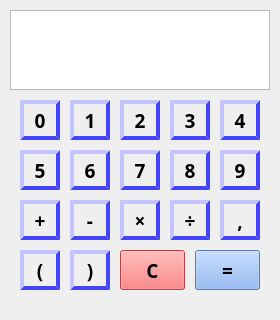
<?xml version="1.0" encoding="UTF-8"?>
<ui version="4.0">
 <class>MainWindow</class>
 <widget class="QMainWindow" name="MainWindow">
  <property name="geometry">
   <rect>
    <x>0</x>
    <y>0</y>
    <width>280</width>
    <height>320</height>
   </rect>
  </property>
  <property name="windowTitle">
   <string>Calculadora</string>
  </property>
  <property name="windowIcon">
   <iconset resource="icono.qrc">
    <normaloff>:/icono/icono.png</normaloff>:/icono/icono.png</iconset>
  </property>
  <widget class="QWidget" name="centralwidget">
   <widget class="QPlainTextEdit" name="textoperation">
    <property name="geometry">
     <rect>
      <x>10</x>
      <y>10</y>
      <width>260</width>
      <height>80</height>
     </rect>
    </property>
    <property name="font">
     <font>
      <pointsize>14</pointsize>
     </font>
    </property>
   </widget>
   <widget class="QPushButton" name="bsum">
    <property name="geometry">
     <rect>
      <x>20</x>
      <y>200</y>
      <width>40</width>
      <height>40</height>
     </rect>
    </property>
    <property name="font">
     <font>
      <family>Noto Sans</family>
      <pointsize>14</pointsize>
      <weight>75</weight>
      <bold>true</bold>
     </font>
    </property>
    <property name="styleSheet">
     <string notr="true">border: 4px outset #4444ff;</string>
    </property>
    <property name="text">
     <string>+</string>
    </property>
   </widget>
   <widget class="QPushButton" name="bsubtract">
    <property name="geometry">
     <rect>
      <x>70</x>
      <y>200</y>
      <width>40</width>
      <height>40</height>
     </rect>
    </property>
    <property name="font">
     <font>
      <family>Noto Sans</family>
      <pointsize>14</pointsize>
      <weight>75</weight>
      <bold>true</bold>
     </font>
    </property>
    <property name="styleSheet">
     <string notr="true">border: 4px outset #4444ff;</string>
    </property>
    <property name="text">
     <string>-</string>
    </property>
   </widget>
   <widget class="QPushButton" name="bmultiplication">
    <property name="geometry">
     <rect>
      <x>120</x>
      <y>200</y>
      <width>40</width>
      <height>40</height>
     </rect>
    </property>
    <property name="font">
     <font>
      <family>Noto Sans</family>
      <pointsize>14</pointsize>
      <weight>75</weight>
      <bold>true</bold>
     </font>
    </property>
    <property name="styleSheet">
     <string notr="true">border: 4px outset #4444ff;</string>
    </property>
    <property name="text">
     <string>×</string>
    </property>
   </widget>
   <widget class="QPushButton" name="bdivision">
    <property name="geometry">
     <rect>
      <x>170</x>
      <y>200</y>
      <width>40</width>
      <height>40</height>
     </rect>
    </property>
    <property name="font">
     <font>
      <family>Noto Sans</family>
      <pointsize>14</pointsize>
      <weight>75</weight>
      <bold>true</bold>
     </font>
    </property>
    <property name="styleSheet">
     <string notr="true">border: 4px outset #4444ff;</string>
    </property>
    <property name="text">
     <string>÷</string>
    </property>
   </widget>
   <widget class="QPushButton" name="b7">
    <property name="geometry">
     <rect>
      <x>120</x>
      <y>150</y>
      <width>40</width>
      <height>40</height>
     </rect>
    </property>
    <property name="font">
     <font>
      <family>Noto Sans</family>
      <pointsize>14</pointsize>
      <weight>75</weight>
      <bold>true</bold>
     </font>
    </property>
    <property name="styleSheet">
     <string notr="true">border: 4px outset #4444ff;</string>
    </property>
    <property name="text">
     <string>7</string>
    </property>
   </widget>
   <widget class="QPushButton" name="b4">
    <property name="geometry">
     <rect>
      <x>220</x>
      <y>100</y>
      <width>40</width>
      <height>40</height>
     </rect>
    </property>
    <property name="font">
     <font>
      <family>Noto Sans</family>
      <pointsize>14</pointsize>
      <weight>75</weight>
      <bold>true</bold>
     </font>
    </property>
    <property name="styleSheet">
     <string notr="true">border: 4px outset #4444ff;</string>
    </property>
    <property name="text">
     <string>4</string>
    </property>
   </widget>
   <widget class="QPushButton" name="b1">
    <property name="geometry">
     <rect>
      <x>70</x>
      <y>100</y>
      <width>40</width>
      <height>40</height>
     </rect>
    </property>
    <property name="font">
     <font>
      <family>Noto Sans</family>
      <pointsize>14</pointsize>
      <weight>75</weight>
      <bold>true</bold>
     </font>
    </property>
    <property name="styleSheet">
     <string notr="true">border: 4px outset #4444ff;</string>
    </property>
    <property name="text">
     <string>1</string>
    </property>
   </widget>
   <widget class="QPushButton" name="b5">
    <property name="geometry">
     <rect>
      <x>20</x>
      <y>150</y>
      <width>40</width>
      <height>40</height>
     </rect>
    </property>
    <property name="font">
     <font>
      <family>Noto Sans</family>
      <pointsize>14</pointsize>
      <weight>75</weight>
      <bold>true</bold>
     </font>
    </property>
    <property name="styleSheet">
     <string notr="true">border: 4px outset #4444ff;</string>
    </property>
    <property name="text">
     <string>5</string>
    </property>
   </widget>
   <widget class="QPushButton" name="b6">
    <property name="geometry">
     <rect>
      <x>70</x>
      <y>150</y>
      <width>40</width>
      <height>40</height>
     </rect>
    </property>
    <property name="font">
     <font>
      <family>Noto Sans</family>
      <pointsize>14</pointsize>
      <weight>75</weight>
      <bold>true</bold>
     </font>
    </property>
    <property name="styleSheet">
     <string notr="true">border: 4px outset #4444ff;</string>
    </property>
    <property name="text">
     <string>6</string>
    </property>
   </widget>
   <widget class="QPushButton" name="b3">
    <property name="geometry">
     <rect>
      <x>170</x>
      <y>100</y>
      <width>40</width>
      <height>40</height>
     </rect>
    </property>
    <property name="font">
     <font>
      <family>Noto Sans</family>
      <pointsize>14</pointsize>
      <weight>75</weight>
      <bold>true</bold>
     </font>
    </property>
    <property name="styleSheet">
     <string notr="true">border: 4px outset #4444ff;</string>
    </property>
    <property name="text">
     <string>3</string>
    </property>
   </widget>
   <widget class="QPushButton" name="b2">
    <property name="geometry">
     <rect>
      <x>120</x>
      <y>100</y>
      <width>40</width>
      <height>40</height>
     </rect>
    </property>
    <property name="font">
     <font>
      <family>Noto Sans</family>
      <pointsize>14</pointsize>
      <weight>75</weight>
      <bold>true</bold>
     </font>
    </property>
    <property name="styleSheet">
     <string notr="true">border: 4px outset #4444ff;</string>
    </property>
    <property name="text">
     <string>2</string>
    </property>
   </widget>
   <widget class="QPushButton" name="b8">
    <property name="geometry">
     <rect>
      <x>170</x>
      <y>150</y>
      <width>40</width>
      <height>40</height>
     </rect>
    </property>
    <property name="font">
     <font>
      <family>Noto Sans</family>
      <pointsize>14</pointsize>
      <weight>75</weight>
      <bold>true</bold>
     </font>
    </property>
    <property name="styleSheet">
     <string notr="true">border: 4px outset #4444ff;</string>
    </property>
    <property name="text">
     <string>8</string>
    </property>
   </widget>
   <widget class="QPushButton" name="b9">
    <property name="geometry">
     <rect>
      <x>220</x>
      <y>150</y>
      <width>40</width>
      <height>40</height>
     </rect>
    </property>
    <property name="font">
     <font>
      <family>Noto Sans</family>
      <pointsize>14</pointsize>
      <weight>75</weight>
      <bold>true</bold>
     </font>
    </property>
    <property name="styleSheet">
     <string notr="true">border: 4px outset #4444ff;</string>
    </property>
    <property name="text">
     <string>9</string>
    </property>
   </widget>
   <widget class="QPushButton" name="bdot">
    <property name="geometry">
     <rect>
      <x>220</x>
      <y>200</y>
      <width>40</width>
      <height>40</height>
     </rect>
    </property>
    <property name="font">
     <font>
      <family>Noto Sans</family>
      <pointsize>14</pointsize>
      <weight>75</weight>
      <bold>true</bold>
     </font>
    </property>
    <property name="styleSheet">
     <string notr="true">border: 4px outset #4444ff;</string>
    </property>
    <property name="text">
     <string>,</string>
    </property>
   </widget>
   <widget class="QPushButton" name="b0">
    <property name="geometry">
     <rect>
      <x>20</x>
      <y>100</y>
      <width>40</width>
      <height>40</height>
     </rect>
    </property>
    <property name="font">
     <font>
      <family>Noto Sans</family>
      <pointsize>14</pointsize>
      <weight>75</weight>
      <bold>true</bold>
     </font>
    </property>
    <property name="styleSheet">
     <string notr="true">border: 4px outset #4444ff;</string>
    </property>
    <property name="text">
     <string>0</string>
    </property>
   </widget>
   <widget class="QPushButton" name="bparenthesisc">
    <property name="geometry">
     <rect>
      <x>70</x>
      <y>250</y>
      <width>40</width>
      <height>40</height>
     </rect>
    </property>
    <property name="font">
     <font>
      <family>Noto Sans</family>
      <pointsize>14</pointsize>
      <weight>75</weight>
      <bold>true</bold>
     </font>
    </property>
    <property name="styleSheet">
     <string notr="true">border: 4px outset #4444ff;</string>
    </property>
    <property name="text">
     <string>)</string>
    </property>
   </widget>
   <widget class="QPushButton" name="bparenthesiso">
    <property name="geometry">
     <rect>
      <x>20</x>
      <y>250</y>
      <width>40</width>
      <height>40</height>
     </rect>
    </property>
    <property name="font">
     <font>
      <family>Noto Sans</family>
      <pointsize>14</pointsize>
      <weight>75</weight>
      <bold>true</bold>
     </font>
    </property>
    <property name="styleSheet">
     <string notr="true">border: 4px outset #4444ff;</string>
    </property>
    <property name="text">
     <string>(</string>
    </property>
   </widget>
   <widget class="QPushButton" name="bcalculate">
    <property name="geometry">
     <rect>
      <x>195</x>
      <y>250</y>
      <width>65</width>
      <height>40</height>
     </rect>
    </property>
    <property name="font">
     <font>
      <family>Noto Sans</family>
      <pointsize>14</pointsize>
      <weight>75</weight>
      <bold>true</bold>
     </font>
    </property>
    <property name="styleSheet">
     <string notr="true">background-color:#7dabf0;</string>
    </property>
    <property name="text">
     <string>=</string>
    </property>
   </widget>
   <widget class="QPushButton" name="bclear">
    <property name="geometry">
     <rect>
      <x>120</x>
      <y>250</y>
      <width>65</width>
      <height>40</height>
     </rect>
    </property>
    <property name="font">
     <font>
      <family>Noto Sans</family>
      <pointsize>14</pointsize>
      <weight>75</weight>
      <bold>true</bold>
     </font>
    </property>
    <property name="styleSheet">
     <string notr="true">background-color:#fc5d5d;</string>
    </property>
    <property name="text">
     <string>C</string>
    </property>
   </widget>
  </widget>
  <widget class="QMenuBar" name="menubar">
   <property name="geometry">
    <rect>
     <x>0</x>
     <y>0</y>
     <width>280</width>
     <height>21</height>
    </rect>
   </property>
  </widget>
 </widget>
 <resources>
  <include location="icono.qrc"/>
 </resources>
 <connections/>
</ui>
